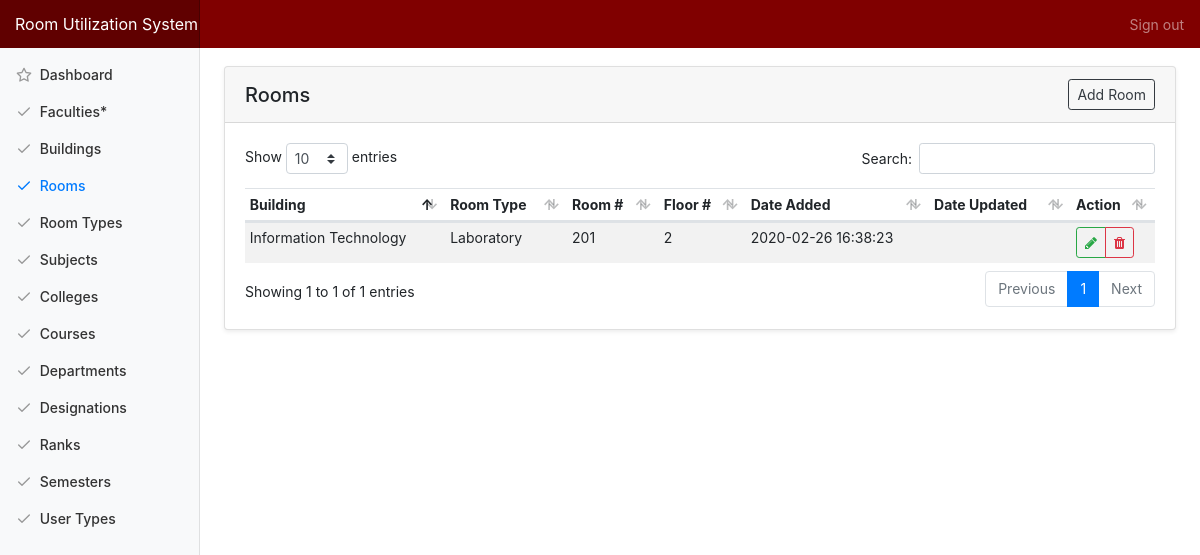
The page /index.php/admin/room on the database as committed earlier.
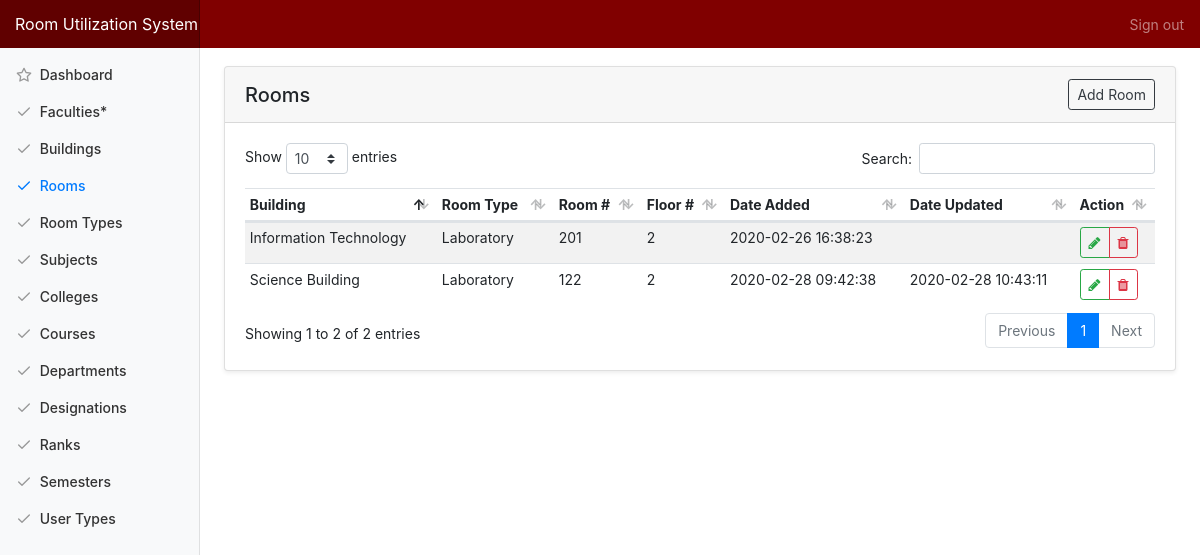
The same page on the database as committed later.
### tables this page shows
CREATE TABLE `tbl_room` (
  `room_id` int(11) NOT NULL,
  `room_type_id` int(50) NOT NULL,
  `building_id` int(11) NOT NULL,
  `room_number` int(11) NOT NULL,
  `room_floor` int(11) NOT NULL,
  `room_added` datetime NOT NULL DEFAULT CURRENT_TIMESTAMP,
  `room_modified` datetime DEFAULT NULL ON UPDATE CURRENT_TIMESTAMP
);

CREATE TABLE `tbl_building` (
  `building_id` int(10) NOT NULL,
  `building_name` varchar(255) NOT NULL,
  `no_of_rooms` int(10) NOT NULL,
  `no_of_floors` int(10) NOT NULL,
  `building_added` datetime NOT NULL DEFAULT CURRENT_TIMESTAMP,
  `building_modified` datetime NOT NULL DEFAULT '0000-00-00 00:00:00' ON UPDATE CURRENT_TIMESTAMP
);

CREATE TABLE `tbl_room_type` (
  `room_type_id` int(11) NOT NULL,
  `room_type` varchar(50) NOT NULL,
  `room_description` varchar(150) NOT NULL,
  `room_type_added` datetime NOT NULL DEFAULT CURRENT_TIMESTAMP,
  `room_type_modified` datetime NOT NULL DEFAULT '0000-00-00 00:00:00' ON UPDATE CURRENT_TIMESTAMP
);

### application/controllers/Admin.php (called while the page is built, shortened)
<?php
class Admin extends CI_Controller {
	public function room(){
		$data['title'] = "Rooms";
		$data['buildings'] = $this->main_model->getBuildings();
		$data['rooms'] = $this->main_model->getRooms();
		$data['room_types'] = $this->main_model->getRoomTypes();
		$this->load->view('templates/header', $data);
		$this->load->view('admin/room');
		$this->load->view('templates/footer');
	}
}

### index.php (called while the page is built, shortened)
<?php
require_once BASEPATH.'core/CodeIgniter.php';

### application/models/Main_model.php (called while the page is built, shortened)
<?php defined('BASEPATH') OR exit('No direct script access allowed');
Class Main_model extends CI_Model{
	public function getRooms(){
		return $this->db->join('tbl_building', 'tbl_building.building_id = tbl_room.building_id')->join('tbl_room_type', 'tbl_room_type.room_type_id = tbl_room.room_type_id')->get('tbl_room')->result_array();
	}
}

### application/views/admin/room.php (the view, shortened to what this page needs)
<?php $this->load->view('templates/nav'); ?>
<div class="container-fluid">
  <div class="row">
    <?php $this->load->view('templates/side');?>
    <main role="main" class="col-md-9 ml-sm-auto col-lg-10 pt-4 px-4 mb-3">
      <div class="card shadow-sm">
			  <h5 class="card-header d-flex justify-content-between align-items-center">
          <?=$title?>
          <a href="#" class="btn btn-outline-dark btn-sm" data-toggle="modal" data-target="#modal_room_add">Add Room</a>
        </h5>
			  <div class="card-body">
          <table class="table table-striped table-hover table-sm">
            <thead>
              <tr>
                <th>Building</th>
                <th>Room Type</th>
                <th>Room #</th>
                <th>Floor #</th>
                <th>Date Added</th>
                <th>Date Updated</th>
                <th>Action</th>
              </tr>
            </thead>
            <tbody>
              <?php foreach ($rooms as $row) {?>
              <tr>
                <td><?=$row['building_name']?></td>
                <td><?=$row['room_type']?></td>
                <td><?=$row['room_number']?></td>
                <td><?=$row['room_floor']?></td>
                <td><?=$row['room_added']?></td>
                <td><?=$row['room_modified']?></td>
                <td>
                  <div class="btn-group" role="group">
                    <a href="#" class="btn btn-sm btn-outline-success action-btn updateRoom" id="<?=$row['room_id']?>//<?=$row['building_id']?>//<?=$row['room_type_id']?>//<?=$row['room_number']?>//<?=$row['room_floor']?>//<?=$row['room_type']?>" data-toggle="modal" data-target="#modal_room_update" data-toggle="tooltip" data-placement="top" title="Update Room">
                      <span class="fa fa-pencil"></span>
                    </a>
                    <a href="#" id="<?=base_url('admin/delete/room/'.$row['room_id'])?>" class="btn btn-sm btn-outline-danger action-btn delete" data-toggle="tooltip" data-placement="top" title="Delete Room">
                      <span class="fa fa-trash"></span>
                    </a>
                  </div>
                </td>
              </tr>
              <?php } ?>
            </tbody>
          </table>
			  </div>
			</div>
   </main>
  </div>
</div>

### application/views/templates/header.php (shortened to what this page needs)
<!DOCTYPE html>
<html lang="en">
<head>
	<link rel="stylesheet" type="text/css" href="<?=base_url('assets/css/bootstrap.min.css')?>">
	<link rel="stylesheet" type="text/css" href="<?=base_url('assets/css/bootstrap-select.min.css')?>">
	<link rel="stylesheet" type="text/css" href="<?=base_url('assets/css/dashboard.css')?>">
	<link rel="stylesheet" type="text/css" href="<?=base_url('assets/css/dataTables.bootstrap4.min.css')?>">
	<link rel="stylesheet" type="text/css" href="<?=base_url('assets/css/jquery-confirm.min.css')?>">
	<link rel="stylesheet" type="text/css" href="<?=base_url('assets/css/font-awesome.min.css')?>">
	<link rel="stylesheet" type="text/css" href="<?=base_url('assets/css/rus.css')?>">
</head>
<body>

### application/views/templates/nav.php (shortened to what this page needs)
<nav class="navbar navbar-dark fixed-top flex-md-nowrap p-0" style="background:#800000">
  <a class="navbar-brand col-sm-3 col-md-2 mr-0" href="#">Room Utilization System</a>
  <ul class="navbar-nav px-3">
    <li class="nav-item text-nowrap">
      <a class="nav-link" href="<?=base_url('auth/logout')?>">Sign out</a>
    </li>
  </ul>
</nav>
<br>
<br>

### application/views/templates/side.php (shortened to what this page needs)
<nav class="col-md-2 d-none d-md-block bg-light sidebar">
  <div class="sidebar-sticky">
    <ul class="nav flex-column">
      <li class="nav-item">
        <a class="nav-link <?=($title=='Dashboard')?'active':'';?>" href="<?=base_url('admin')?>">
          <span data-feather="star"></span>
          Dashboard
        </a>
      </li>
      <li class="nav-item">
        <a class="nav-link <?=($title=='Faculties')?'active':'';?>" href="<?=base_url('admin/faculty')?>">
          <span data-feather="check"></span>
          Faculties*
        </a>
      </li>
      <li class="nav-item">
        <a class="nav-link <?=($title=='Buildings')?'active':'';?>" href="<?=base_url('admin/building')?>">
          <span data-feather="check"></span>
          Buildings
        </a>
      </li>
      <li class="nav-item">
        <a class="nav-link <?=($title=='Rooms')?'active':'';?>" href="<?=base_url('admin/room')?>">
          <span data-feather="check"></span>
          Rooms
        </a>
      </li>
      <li class="nav-item">
        <a class="nav-link <?=($title=='Room Types')?'active':'';?>" href="<?=base_url('admin/room_type')?>">
          <span data-feather="check"></span>
          Room Types
        </a>
      </li>
      <li class="nav-item">
        <a class="nav-link <?=($title=='Subjects')?'active':'';?>" href="<?=base_url('admin/subject')?>">
          <span data-feather="check"></span>
          Subjects
        </a>
      </li>
      <li class="nav-item">
        <a class="nav-link <?=($title=='Colleges')?'active':'';?>" href="<?=base_url('admin/college')?>">
          <span data-feather="check"></span>
          Colleges
        </a>
      </li>
      <li class="nav-item">
        <a class="nav-link <?=($title=='Courses')?'active':'';?>" href="<?=base_url('admin/course')?>">
          <span data-feather="check"></span>
          Courses
        </a>
      </li>
      <li class="nav-item">
        <a class="nav-link <?=($title=='Departments')?'active':'';?>" href="<?=base_url('admin/department')?>">
          <span data-feather="check"></span>
          Departments
        </a>
      </li>
      <li class="nav-item">
        <a class="nav-link <?=($title=='Designations')?'active':'';?>" href="<?=base_url('admin/designation')?>">
          <span data-feather="check"></span>
          Designations
        </a>
      </li>
      <li class="nav-item">
        <a class="nav-link <?=($title=='Ranks')?'active':'';?>" href="<?=base_url('admin/rank')?>">
          <span data-feather="check"></span>
          Ranks
        </a>
      </li>
      <li class="nav-item">
        <a class="nav-link <?=($title=='Semesters')?'active':'';?>" href="<?=base_url('admin/semester')?>">
          <span data-feather="check"></span>
          Semesters
        </a>
      </li>
      <li class="nav-item">
        <a class="nav-link <?=($title=='User Types')?'active':'';?>" href="<?=base_url('admin/user_type')?>">
          <span data-feather="check"></span>
          User Types
        </a>
      </li>
    </ul>
  </div>
</nav>

### application/views/templates/footer.php (shortened to what this page needs)
</body>
</html>

### assets/css/dashboard.css (style rules this page uses)
body { font-size: .875rem; }
.feather { width: 16px; height: 16px; vertical-align: text-bottom; }
.sidebar { position: fixed; top: 0; bottom: 0; left: 0; z-index: 100; padding: 48px 0 0; box-shadow: inset -1px 0 0 rgba(0, 0, 0, .1); }
.sidebar-sticky { position: relative; top: 0; height: calc(100vh - 48px); padding-top: .5rem; overflow-x: hidden; overflow-y: auto; }
.sidebar .nav-link { font-weight: 500; color: #333; }
.sidebar .nav-link .feather { margin-right: 4px; color: #999; }
.sidebar .nav-link.active { color: #007bff; }
.sidebar .nav-link:hover .feather, .sidebar .nav-link.active .feather { color: inherit; }
[role="main"] { padding-top: 133px; }
@media (min-width: 768px) { [role="main"] { padding-top: 48px; } }
.navbar-brand { padding-top: .75rem; padding-bottom: .75rem; font-size: 1rem; background-color: rgba(0, 0, 0, .25); box-shadow: inset -1px 0 0 rgba(0, 0, 0, .25); }

### assets/css/rus.css (style rules this page uses)
nav { z-index: 101; }

Rows that differ between the two databases and show on the page:
added tbl_room: building.building_name "Science Building", room_type.room_type "Laboratory", room_number "122", room_floor "2", room_added "2020-02-28 09:42:38", room_modified "2020-02-28 10:43:11"
Other text that changed with them:
text written by a page script: "Show entries Search: Showing 1 to 1 of 1 entries Previous 1 Next" → "Show entries Search: Showing 1 to 2 of 2 entries Previous 1 Next"
